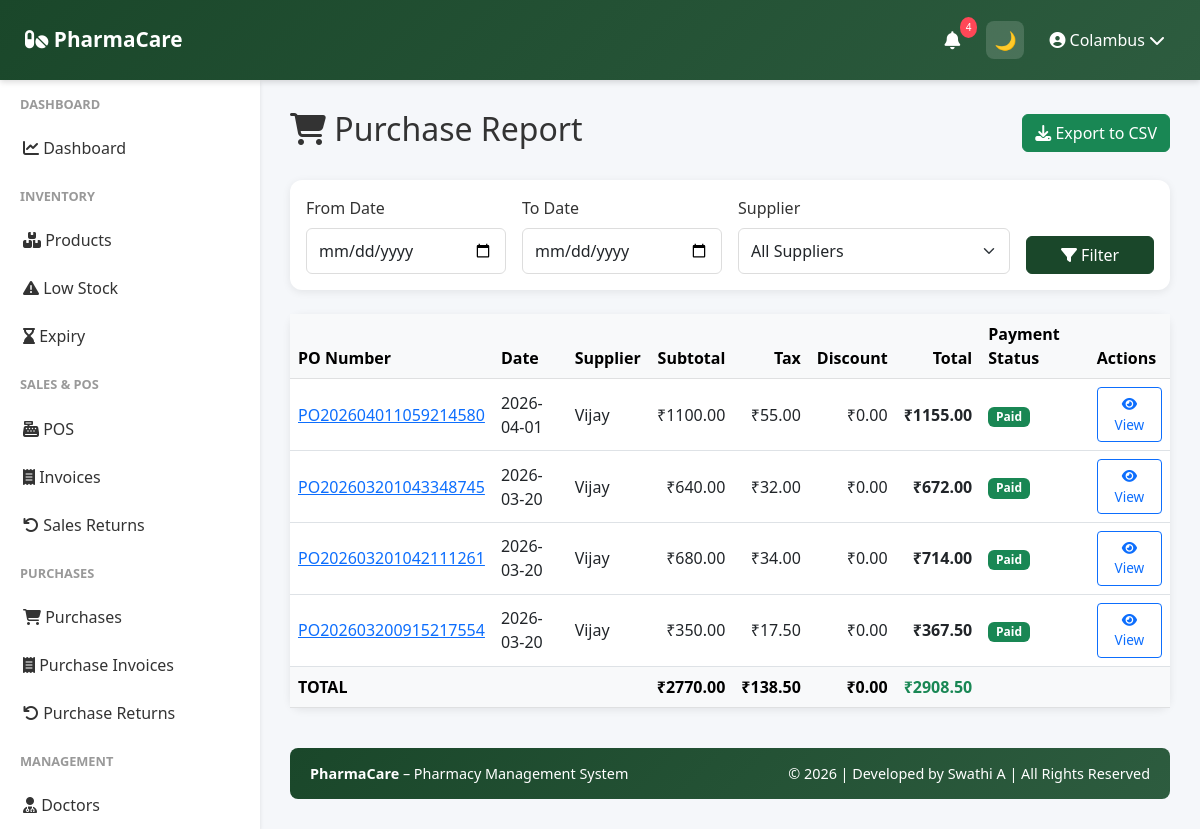
Page /reports/purchase (signed in) on the committed database.
### app/models.py (models this page shows, shortened)
class User(UserMixin, db.Model):
    __tablename__ = 'user'
    id = db.Column(db.Integer, primary_key=True)
    company_id = db.Column(db.Integer, db.ForeignKey('company.id'), nullable=False)
    role = db.Column(db.String(20), default='manager')
    username = db.Column(db.String(255), unique=True, nullable=False)
    password_hash = db.Column(db.String(255), nullable=False)
    is_active = db.Column(db.Boolean, default=True)
    last_login = db.Column(db.DateTime)
    created_date = db.Column(db.DateTime, default=datetime.utcnow)
    updated_date = db.Column(db.DateTime, default=datetime.utcnow, onupdate=datetime.utcnow)
    company = db.relationship('Company', back_populates='user')

class Purchase(db.Model):
    __tablename__ = 'purchase'
    id = db.Column(db.Integer, primary_key=True)
    company_id = db.Column(db.Integer, db.ForeignKey('company.id'), nullable=False)
    supplier_id = db.Column(db.Integer, db.ForeignKey('supplier.id'), nullable=False)
    purchase_number = db.Column(db.String(50), unique=True, nullable=False)
    purchase_date = db.Column(db.DateTime, default=datetime.utcnow)
    supplier_invoice_number = db.Column(db.String(100))
    subtotal = db.Column(db.Float, nullable=False)
    tax_amount = db.Column(db.Float, default=0)
    discount_amount = db.Column(db.Float, default=0)
    total_amount = db.Column(db.Float, nullable=False)
    payment_status = db.Column(db.String(50), default='pending')  # 'paid', 'pending', 'partial'
    payment_date = db.Column(db.DateTime)
    notes = db.Column(db.Text)
    created_date = db.Column(db.DateTime, default=datetime.utcnow)
    updated_date = db.Column(db.DateTime, default=datetime.utcnow, onupdate=datetime.utcnow)
    company = db.relationship('Company', back_populates='purchases')
    supplier = db.relationship('Supplier', back_populates='purchases')
    items = db.relationship('PurchaseItem', back_populates='purchase', cascade='all, delete-orphan')
    returns = db.relationship('PurchaseReturn', back_populates='purchase', cascade='all, delete-orphan')

class Supplier(db.Model):
    __tablename__ = 'supplier'
    id = db.Column(db.Integer, primary_key=True)
    company_id = db.Column(db.Integer, db.ForeignKey('company.id'), nullable=False)
    supplier_name = db.Column(db.String(255), nullable=False)
    contact_person = db.Column(db.String(255))
    phone = db.Column(db.String(20), nullable=False)
    email = db.Column(db.String(255))
    address = db.Column(db.String(500))
    gst_number = db.Column(db.String(50))
    payment_terms = db.Column(db.String(255))
    notes = db.Column(db.Text)
    created_date = db.Column(db.DateTime, default=datetime.utcnow)
    updated_date = db.Column(db.DateTime, default=datetime.utcnow, onupdate=datetime.utcnow)
    is_active = db.Column(db.Boolean, default=True)
    company = db.relationship('Company', back_populates='suppliers')
    purchases = db.relationship('Purchase', back_populates='supplier')

### app/routes/reports.py (the view, shortened to what this page needs)
@reports_bp.route('/purchase')
@login_required
@require_roles('owner')
def purchase_report():
    company_id = current_user.company_id
    start_date = request.args.get('start_date', '')
    end_date = request.args.get('end_date', '')
    supplier_id = request.args.get('supplier_id', type=int)
    export_format = request.args.get('export', '').lower()
    query = Purchase.query.filter_by(company_id=company_id)
    if supplier_id:
        query = query.filter_by(supplier_id=supplier_id)
    purchases = query.order_by(Purchase.purchase_date.desc()).all()
    total_subtotal = sum((p.subtotal or 0) for p in purchases)
    total_tax = sum((p.tax_amount or 0) for p in purchases)
    total_discount = sum((p.discount_amount or 0) for p in purchases)
    total_purchase = sum((p.total_amount or 0) for p in purchases)
    suppliers = Supplier.query.filter_by(
        company_id=company_id,
        is_active=True
    ).all()
    return render_template(
        'reports/purchase_report.html',
        purchases=purchases,
        suppliers=suppliers,
        start_date=start_date,
        end_date=end_date,
        supplier_id=supplier_id,
        total_subtotal=total_subtotal,
        total_tax=total_tax,
        total_discount=total_discount,
        total_purchase=total_purchase
    )

### app/utils.py (called while the page is built)
def require_roles(*roles):
    def decorator(f):
        @wraps(f)
        def wrapped(*args, **kwargs):
            if not current_user.is_authenticated:
                return redirect(url_for('auth.login'))
            if current_user.role not in roles:
                return redirect(url_for('auth.access_denied'))
            return f(*args, **kwargs)
        return wrapped
    return decorator

### app/templates/reports/purchase_report.html (shortened to what this page needs)
{% extends "base.html" %}
{% block content %}
<div class="d-flex justify-content-between align-items-center mb-4">
    <h2><i class="fas fa-shopping-cart"></i> Purchase Report</h2>
    <a href="{{ url_for('reports.purchase_report',
        start_date=start_date,
        end_date=end_date,
        supplier_id=supplier_id,
        export='csv') }}"
       class="btn btn-success">
        <i class="fas fa-download"></i> Export to CSV
    </a>
</div>
<div class="card mb-4">
<div class="card-body">
<form method="GET" class="row g-3">
<div class="col-md-3">
<label class="form-label">From Date</label>
<input type="date"
       name="start_date"
       class="form-control"
       value="{{ start_date if start_date else '' }}">
</div>
<div class="col-md-3">
<label class="form-label">To Date</label>
<input type="date"
       name="end_date"
       class="form-control"
       value="{{ end_date if end_date else '' }}">
</div>
<div class="col-md-4">
<label class="form-label">Supplier</label>
<select name="supplier_id" class="form-select">
<option value="">All Suppliers</option>
</select>
</div>
<div class="col-md-2 d-flex align-items-end">
<button class="btn btn-primary w-100">
<i class="fas fa-filter"></i> Filter
</button>
</div>
</form>
</div>
</div>
<div class="card">
<div class="table-responsive">
<table class="table table-hover align-middle mb-0">
<thead class="table-light">
<tr>
<th>PO Number</th>
<th>Date</th>
<th>Supplier</th>
<th class="text-end">Subtotal</th>
<th class="text-end">Tax</th>
<th class="text-end">Discount</th>
<th class="text-end">Total</th>
<th>Payment Status</th>
<th>Actions</th>
</tr>
</thead>
<tbody>
{% for purchase in purchases %}
<tr>
<td>
<a href="{{ url_for('purchases.purchase_detail', purchase_id=purchase.id) }}">
{{ purchase.purchase_number }}
</a>
</td>
<td>
{{ purchase.purchase_date.strftime('%Y-%m-%d') if purchase.purchase_date }}
</td>
<td>
{{ purchase.supplier.supplier_name }}
</td>
<td class="text-end">
₹{{ "%.2f"|format(purchase.subtotal) }}
</td>
<td class="text-end">
₹{{ "%.2f"|format(purchase.tax_amount) }}
</td>
<td class="text-end">
₹{{ "%.2f"|format(purchase.discount_amount) }}
</td>
<td class="text-end fw-bold">
₹{{ "%.2f"|format(purchase.total_amount) }}
</td>
<td>
{% if purchase.payment_status == 'paid' %}
<span class="badge bg-success">Paid</span>
{% elif purchase.payment_status == 'partial' %}
<span class="badge bg-warning text-dark">Partial</span>
{% else %}
<span class="badge bg-danger">Pending</span>
{% endif %}
</td>
<td>
<a href="{{ url_for('purchases.purchase_detail', purchase_id=purchase.id) }}"
   class="btn btn-sm btn-outline-primary">
<i class="fas fa-eye"></i> View
</a>
</td>
</tr>
{% endfor %}
{% if purchases %}
<tr class="table-light fw-bold border-top">
<td colspan="3">
TOTAL
</td>
<td class="text-end">
₹{{ "%.2f"|format(total_subtotal) }}
</td>
<td class="text-end">
₹{{ "%.2f"|format(total_tax) }}
</td>
<td class="text-end">
₹{{ "%.2f"|format(total_discount) }}
</td>
<td class="text-end text-success">
₹{{ "%.2f"|format(total_purchase) }}
</td>
<td colspan="2"></td>
</tr>
{% endif %}
</tbody>
</table>
</div>
</div>
{% endblock %}

### app/templates/base.html (shortened to what this page needs)
<!doctype html>
<html lang="en" data-theme="light">
  <head>
    <link
      href="https://cdn.jsdelivr.net/npm/bootstrap@5.3.0/dist/css/bootstrap.min.css"
      rel="stylesheet"
    />
    <link
      rel="stylesheet"
      href="https://cdnjs.cloudflare.com/ajax/libs/font-awesome/6.4.0/css/all.min.css"
    />
  </head>
  <body>
   <nav class="navbar">
  <a class="navbar-brand" href="{{ url_for('dashboard.dashboard') }}">
    <i class="fas fa-pills"></i> PharmaCare
  </a>
  <div class="navbar-right">
    <div class="nav-icon dropdown">
      <a href="#" data-bs-toggle="dropdown">
        <i class="fas fa-bell"></i>
        <span id="alert-badge" class="notification-badge">3</span>
      </a>
    </div>
    <button id="themeToggle" class="nav-icon">
      🌙
    </button>
    <div class="user-menu-navbar dropdown">
      <a href="#" data-bs-toggle="dropdown">
        <i class="fas fa-user-circle"></i>
        {{ current_user.username }}
        <i class="fas fa-chevron-down"></i>
      </a>
    </div>
  </div>
</nav>
    {% if current_user.is_authenticated %}
    <div class="sidebar">
      <nav class="nav flex-column">
        {% if current_user.company and current_user.company.company_name ==
        'Platform Admin' %}
        <div class="nav-section-title">Admin</div>
        <a
          class="nav-link {% if 'admin/companies' in request.path %}active{% endif %}"
          href="{{ url_for('admin.companies_list') }}"
        >
          <i class="fas fa-building"></i> Companies
        </a>
        <a class="nav-link" href="{{ url_for('auth.profile') }}">
          <i class="fas fa-cog"></i> Settings
        </a>
        {% else %}
        <div class="nav-section-title">Dashboard</div>
        <a
          class="nav-link {% if request.endpoint == 'dashboard.dashboard' %}active{% endif %}"
          href="{{ url_for('dashboard.dashboard') }}"
        >
          <i class="fas fa-chart-line"></i> Dashboard
        </a>
        <div class="nav-section-title">Inventory</div>
        <a
          class="nav-link {% if 'inventory' in request.path %}active{% endif %}"
          href="{{ url_for('inventory.products_list') }}"
        >
          <i class="fas fa-boxes"></i> Products
        </a>
        <a
          class="nav-link {% if request.endpoint == 'inventory.low_stock_report' %}active{% endif %}"
          href="{{ url_for('inventory.low_stock_report') }}"
        >
          <i class="fas fa-exclamation-triangle"></i> Low Stock
        </a>
        <a
          class="nav-link {% if request.endpoint == 'inventory.expiry_report' %}active{% endif %}"
          href="{{ url_for('inventory.expiry_report') }}"
        >
          <i class="fas fa-hourglass-end"></i> Expiry
        </a>
        <div class="nav-section-title">Sales & POS</div>
        <a
          class="nav-link {% if request.endpoint == 'sales.pos' %}active{% endif %}"
          href="{{ url_for('sales.pos') }}"
        >
          <i class="fas fa-cash-register"></i> POS
        </a>
        <a
          class="nav-link {% if 'invoices' in request.path %}active{% endif %}"
          href="{{ url_for('sales.invoices_list') }}"
        >
          <i class="fas fa-receipt"></i> Invoices
        </a>
        <a
          class="nav-link {% if request.endpoint == 'sales.sales_returns_list' %}active{% endif %}"
          href="{{ url_for('sales.sales_returns_list') }}"
        >
          <i class="fas fa-undo"></i> Sales Returns
        </a>
<div class="nav-section-title">Purchases</div>
<a
  class="nav-link {% if request.endpoint == 'purchases.purchases_list' %}active{% endif %}"
  href="{{ url_for('purchases.purchases_list') }}"
>
  <i class="fas fa-shopping-cart"></i> Purchases
</a>
<a
  class="nav-link {% if 'purchases' in request.path %}active{% endif %}"
  href="{{ url_for('purchases.purchases_list') }}"
>
  <i class="fas fa-receipt"></i> Purchase Invoices
</a>
<a
  class="nav-link {% if request.endpoint == 'purchases.returns_list' %}active{% endif %}"
  href="{{ url_for('purchases.returns_list') }}"
>
  <i class="fas fa-undo"></i> Purchase Returns
</a>
        <div class="nav-section-title">Management</div>
        <a
          class="nav-link {% if 'doctors' in request.path %}active{% endif %}"
          href="{{ url_for('doctors.doctors_list') }}"
        >
          <i class="fas fa-user-md"></i> Doctors
        </a>
        {% endif %}
      </nav>
    </div>
    {% endif %}
    <div
      class="{% if current_user.is_authenticated %}main-content{% else %}auth-page{% endif %}"
    >
       {% block content %}{% endblock %}
      <footer class="footer text-center">
        <div class="row">
          <div class="col-md-6 text-md-start">
            <strong>PharmaCare</strong> – Pharmacy Management System
          </div>
          <div class="col-md-6 text-md-end">
            © 2026 | Developed by Swathi A | All Rights Reserved
          </div>
        </div>
      </footer>
    </div>
  </body>
</html>

### app/templates/base.html (style rules this page uses)
:root { --primary-color: #1a472a; --secondary-color: #2d5c3f; --danger-color: #dc3545; --success-color: #28a745; --warning-color: #ffc107; --info-color: #17a2b8; --bg-color: #f5f7fa; --text-color: #333; --card-bg: #ffffff; --sidebar-bg: #ffffff; }
body { font-family: "Segoe UI", Tahoma, Geneva, Verdana, sans-serif; background: var(--bg-color); color: var(--text-color); }
.navbar { background: linear-gradient(135deg,var(--primary-color),var(--secondary-color)); box-shadow:0 2px 6px rgba(0,0,0,0.15); position:fixed; top:0; left:0; width:100%; height: 80px; z-index:1000; display:flex; align-items:center; justify-content:space-between; padding:0 25px; }
.navbar-brand { font-weight:600; font-size:1.3rem; }
.navbar-right { display:flex; align-items:center; gap:15px; }
.nav-icon { width:38px; height:38px; display:flex; align-items:center; justify-content:center; border-radius:8px; color:#fff; font-size:18px; cursor:pointer; position:relative; transition:all 0.25s ease; }
.navbar a { color:white !important; text-decoration:none; }
#themeToggle { border:none; background:rgba(255,255,255,0.15); width:38px; height:38px; border-radius:8px; display:flex; align-items:center; justify-content:center; font-size:18px; cursor:pointer; }
.navbar .fa-bell { color:white; }
.notification-badge { position:absolute; top:-4px; right:-6px; background:#ff4757; color:white; font-size:10px; padding:3px 6px; border-radius:50%; }
.user-menu-navbar { display:flex; align-items:center; gap:8px; color:white; font-weight:500; cursor:pointer; padding:6px 10px; border-radius:8px; transition:all 0.25s ease; }
.sidebar { background: var(--sidebar-bg); box-shadow:0 2px 4px rgba(0,0,0,0.1); position:fixed; top:80px; left:0; bottom:0; width:260px; overflow-y:auto; }
.sidebar .nav-link { color:var(--text-color); padding:12px 20px; border-left:3px solid transparent; transition:.3s; }
.sidebar .nav-section-title { font-size:.8rem; font-weight:600; color:#999; text-transform:uppercase; padding:15px 20px 10px; }
.main-content { margin-left:260px; margin-top:80px; padding:30px; }
.card, .stat-card { background:var(--card-bg); color:var(--text-color); border:none; border-radius:12px; box-shadow:0 2px 8px rgba(0,0,0,0.08); }
.form-label { font-weight:500; }
.form-control, .form-select { border:1px solid #ddd; border-radius:6px; padding:10px 12px; }
.btn-primary { background:var(--primary-color); border-color:var(--primary-color); }
.btn-sm { padding:6px 12px; font-size:.85rem; }
.footer { background:linear-gradient(135deg,var(--primary-color),var(--secondary-color)); color:#fff; padding:15px 20px; margin-top:40px; border-radius:8px; font-size:.9rem; }

### rows in the picture
User: username "Colambus"
Purchase: purchase_number "PO202604011059214580", purchase_date "2026-04-01", supplier.supplier_name "Vijay", subtotal "1100.00", tax_amount "55.00", discount_amount "0.00", total_amount "1155.00", payment_status "Paid"
Purchase: purchase_number "PO202603201043348745", purchase_date "2026-03-20", supplier.supplier_name "Vijay", subtotal "640.00", tax_amount "32.00", discount_amount "0.00", total_amount "672.00", payment_status "Paid"
Purchase: purchase_number "PO202603201042111261", purchase_date "2026-03-20", supplier.supplier_name "Vijay", subtotal "680.00", tax_amount "34.00", discount_amount "0.00", total_amount "714.00", payment_status "Paid"
Purchase: purchase_number "PO202603200915217554", purchase_date "2026-03-20", supplier.supplier_name "Vijay", subtotal "350.00", tax_amount "17.50", discount_amount "0.00", total_amount "367.50", payment_status "Paid"

### other values in the picture
{{ "%.2f"|format(total_subtotal) }} "2770.00"
{{ "%.2f"|format(total_tax) }} "138.50"
{{ "%.2f"|format(total_discount) }} "0.00"
{{ "%.2f"|format(total_purchase) }} "2908.50"
